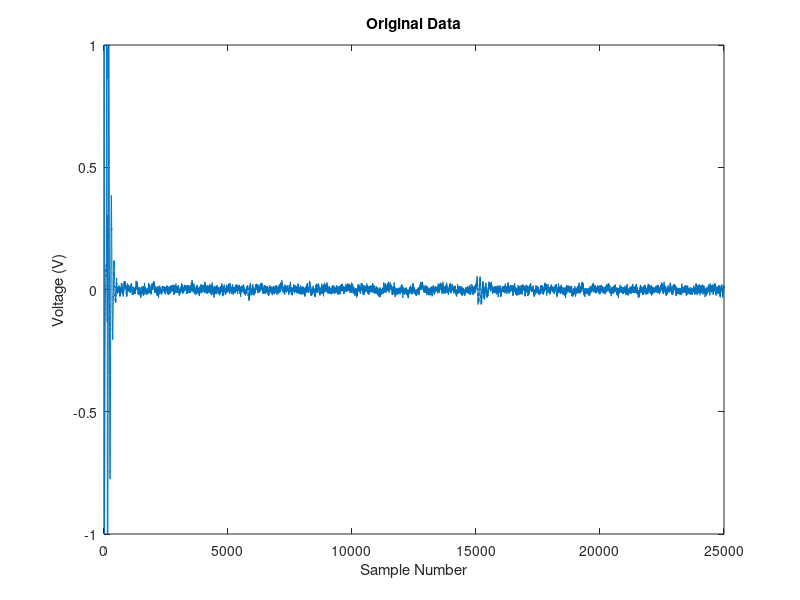
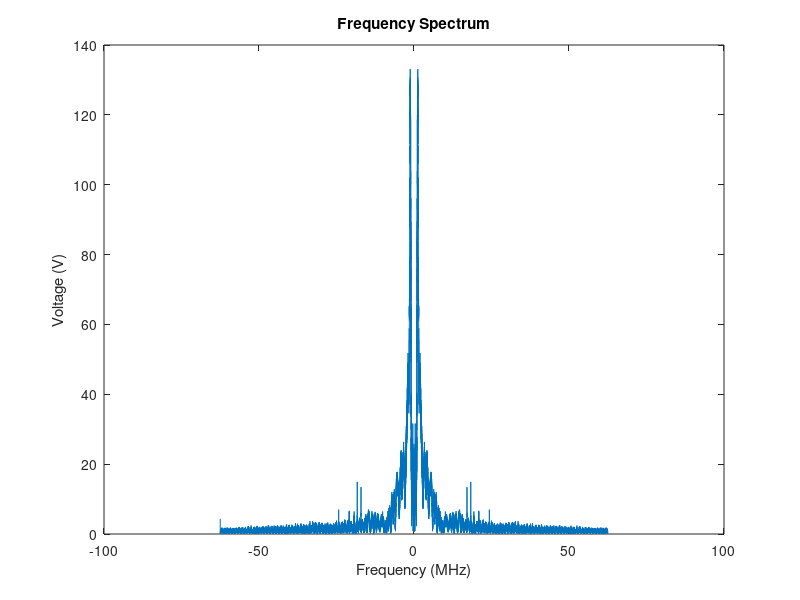
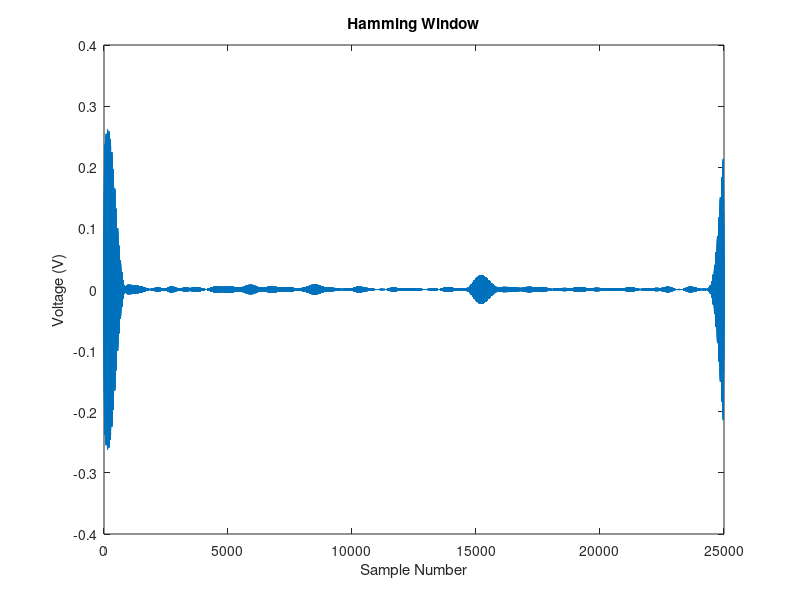
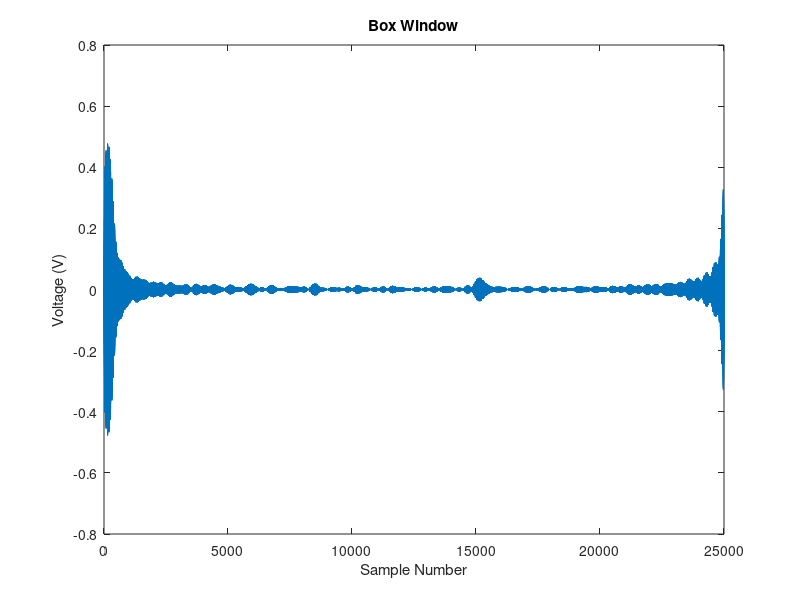

These figures' MATLAB source, in order:
% Frequency Domain Filtering Code

% Load Data
load LowSNR;
data = collectedData(50,:);
figure()
plot(data)
xlabel('Sample Number')
ylabel('Voltage (V)')
title('Original Data')

% Transducer Characteristics
cf = 1.05;
BW = 0.3483*cf;
sample_freq = 125;
N = length(data);

% Physical Frequencies
f_discrete = ([-N/2:N/2 - 1].*sample_freq)./(N);

% FFT
freq_spec = fftshift(fft(data));

% Plot
figure()
plot(f_discrete,abs(freq_spec))
xlabel('Frequency (MHz)')
ylabel('Voltage (V)')
title('Frequency Spectrum')

% Finding indices corresponding to center frequency and bandwidth

% 1st Peak
[onehi] = find(f_discrete >= (cf - BW/2));
[onelow] = find(f_discrete < (cf + BW/2));
p1 = intersect(onehi, onelow);

% 2nd Peak
[twohi] = find(f_discrete >= (-cf - BW/2));
[twolow] = find(f_discrete < (-cf + BW/2));
p2 = intersect(twohi, twolow);

% Define new frequency spectrum

% Hamming Window
freq_spec_new1 = zeros(size(freq_spec));
winFREQ = hamming(length(freq_spec_new1(p1)))';
winFREQ = winFREQ;
winFREQN = hamming(length(freq_spec_new1(p2)))'; 
winFREQN = winFREQN;
freq_spec_new1(p1) = freq_spec(p1).* winFREQ;
freq_spec_new1(p2) = freq_spec(p2).* winFREQN;

figure()
plot(real(ifft(freq_spec_new1)))
xlabel('Sample Number')
ylabel('Voltage (V)')
title('Hamming Window')

% % Gaussian Window
% freq_spec_new2 = zeros(size(freq_spec));
% freq_spec_new2(p1) = freq_spec(p1);
% freq_spec_new2(p2) = freq_spec(p2);
% winGauss1 = gaussian(f_discrete, 1, mean, variance);
% winGauss2 = gaussian(f_discrete, 1, max(f_discrete) - cf, variance);
% freq_spec_new2 = freq_spec_new2.*(winGauss1 + winGauss2);
% 
% 
% figure()
% plot(real(ifft(freq_spec_new2)))
% xlabel('Sample Number')
% ylabel('Voltage (V)')
% title('Gaussian Window')

% Box Window
freq_spec_new3 = zeros(size(freq_spec));
freq_spec_new3(p1) = freq_spec(p1);
freq_spec_new3(p2) = freq_spec(p2);

winBox1 = rectwin(length(p1))';
winBox2 = rectwin(length(p2))';
freq_spec_new3(p1) = freq_spec(p1).* winBox1;
freq_spec_new3(p2) = freq_spec(p2).* winBox2;

figure()
plot(real(ifft(freq_spec_new3)))
xlabel('Sample Number')
ylabel('Voltage (V)')
title('Box Window')
